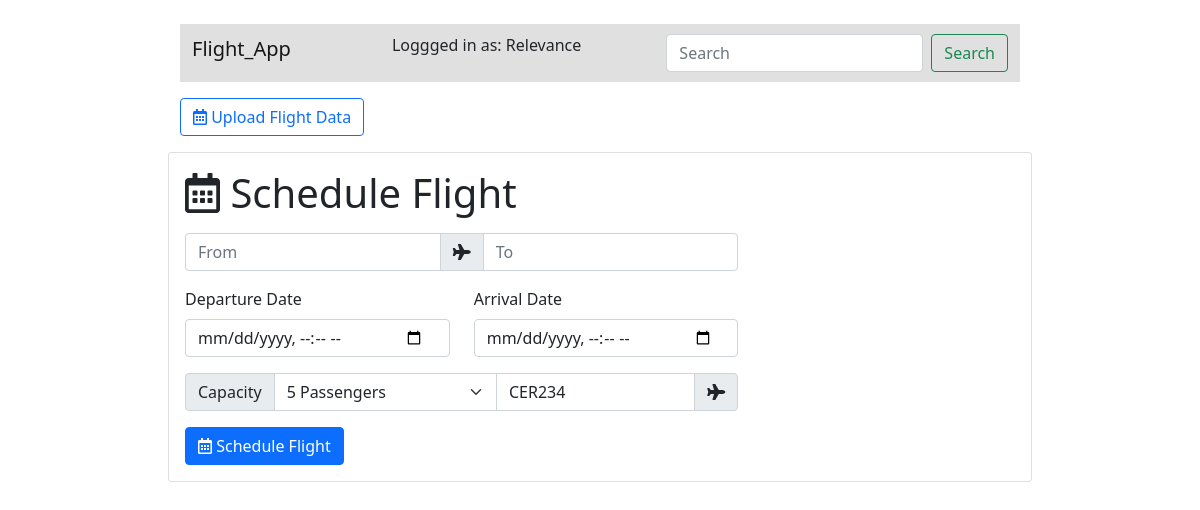
The app's page /schedule_flight/1 (signed in) with its own data.
### flight_app/users/models.py (models this page shows, shortened)
class User(db.Model, UserMixin):
    id = db.Column(db.Integer, primary_key=True)
    username = db.Column(db.String, nullable=False, )
    firstname = db.Column(db.String, nullable=False)
    lastname = db.Column(db.String, nullable=False)
    email = db.Column(db.String(50), unique=True, nullable=False)
    date_created = db.Column(db.DateTime, default=datetime.utcnow)
    is_admin = db.Column(db.Boolean, nullable=False, default=False)
    is_available = db.Column(db.Boolean, nullable=False, default=False)
    user_level = db.Column(db.String, nullable=False, default='standard')
    password = db.Column(db.String(100), nullable=False, default=generate_default_password)

### flight_app/models.py (models this page shows, shortened)
class Flight(db.Model):
    id = db.Column(db.Integer, primary_key=True)
    code = db.Column(db.String, unique=True, nullable=False)
    capacity = db.Column(db.Integer, nullable=False)
    model = db.Column(db.String(20), nullable=False)
    category = db.Column(db.String(20), nullable=False)
    date_of_first_flight = db.Column(db.DateTime, nullable=False)
    is_available = db.Column(db.Boolean, default=True)
    schedules = db.relationship(
        "Schedule", backref="flight", cascade="all,delete", lazy='subquery'
    )

### flight_app/flight/routes.py (the view)
@flight.route("/schedule_flight/<int:flight_id>", methods=["GET", "POST"])
def schedule_flight(flight_id):
    flight = Flight.query.get_or_404(flight_id)
    if flight.is_available == False:
        flash('Sorry, This flight is currently unavailable and cannot be scheduled!','danger')
        return redirect(request.referrer)
    return render_template('schedule_flight.html',flight = flight, title = 'Schedule Flight')

### flight_app/users/models.py (called while the page is built)
@login_manager.user_loader
def load_user(user_id):
    return User.query.get(int(user_id))

### flight_app/templates/schedule_flight.html (shortened to what this page needs)
{%extends 'base.html'%} {%block heading%}
<a
  class="btn btn-outline-primary"
  data-bs-toggle="collapse"
  href="#upload_flight_data"
  role="button"
  aria-expanded="false"
  aria-controls="schedule_flight"
>
  <i class="far fa-calendar-alt"></i> Upload Flight Data
</a>
{%endblock%} {%block body%}
<div class="row">
  {%if flight%}
  <div class="card card-body mt-3 mb-4">
    <div class="col-sm-8">
      <p class="display-6">
        <i class="far fa-calendar-alt"></i> Schedule Flight
      </p>
      <form
        action="{{url_for('flight.process_flight_schedule',flight_id = flight.id)}}"
        method="post"
      >
        <div class="ml-0 mr-0 mt-3">
          <div class="input-group mt-3 mb-3">
            <input
              class="input-group form-control"
              value="{{flight.origin}}"
              name="flight_origin"
              placeholder="From"
            />
            <span class="input-group-text"><i class="fas fa-plane"></i></span>
            <input
              class="input-group form-control"
              value="{{flight.destination}}"
              name="flight_destination"
              placeholder="To"
            />
          </div>
        </div>
        <div class="row mb-3">
          <div class="col">
            <label for="departure-date" class="pb-2">Departure Date</label>
            <input
              type="datetime-local"
              class="input-group form-control"
              value="{{flight.departure_time}}"
              name="departure_time"
            />
          </div>
          <div class="col">
            <label for="arrival-date" class="pb-2">Arrival Date</label>
            <input
              type="datetime-local"
              value="{{flight.arrival_time}}"
              class="input-group form-control"
              name="arrival_time"
            />
          </div>
        </div>
        <div class="input-group mb-3">
          <label
            class="d-flex justify-content-center input-group-text"
            for="inputGroupSelect01"
            >Capacity
          </label>
          <select
            class="form-select"
            id="inputGroupSelect01"
            value="{{flight.capacity}}"
            name="flight_capacity"
          >
            <option value="5">5 Passengers</option>
          </select>
          <input
            class="input-group form-control"
            name="flight_code"
            value="{{flight.code}}"
            placeholder="flight code e.g XXR384"
          />
          <span class="input-group-text"><i class="fas fa-plane"></i></span>
        </div>
        <button class="btn btn-primary" type="submit">
          <i class="far fa-calendar-alt"></i> Schedule Flight
        </button>
      </form>
    </div>
  </div>
  {%endif%} {%endblock%}

### flight_app/templates/base.html (shortened to what this page needs)
<!DOCTYPE html>
<html>
  <head>
    <link
      rel="stylesheet"
      href="https://cdnjs.cloudflare.com/ajax/libs/bootstrap-datetimepicker/4.7.14/css/bootstrap-datetimepicker.min.css"
    />
    <link
      href="https://cdn.jsdelivr.net/npm/bootstrap@5.0.2/dist/css/bootstrap.min.css"
      rel="stylesheet"
    />
    <link
      rel="stylesheet"
      href="https://use.fontawesome.com/releases/v5.7.0/css/all.css"
    />
    <link
      rel="stylesheet"
      type="text/css"
      href="{{url_for('static', filename = 'main.css')}}"
    />
  </head>
  <body>
    <nav
      class="navbar navbar-light mt-4 mb-3"
      style="background-color: #e0e0e0"
    >
      <div class="container-fluid">
        <a class="navbar-brand bm-0 h1" href="{{url_for('main.index')}}"
          >Flight_App</a
        >
        {% if current_user.is_authenticated %}
        <p>Loggged in as: {{current_user.username}}</p>
        {%endif%}
        <form class="d-flex">
          <input
            class="form-control me-2"
            type="search"
            placeholder="Search"
            aria-label="Search"
          />
          <button class="btn btn-outline-success" type="submit">Search</button>
        </form>
      </div>
    </nav>
     {%block heading%} {%endblock%}
    {%block body%} {%endblock%}
  </body>
</html>

### flight_app/static/main.css (style rules this page uses)
body { margin: auto; width: 70%; }

### records on screen
User: username "Relevance"
Flight: flight_capacity "5 Passengers", flight_code "CER234"
